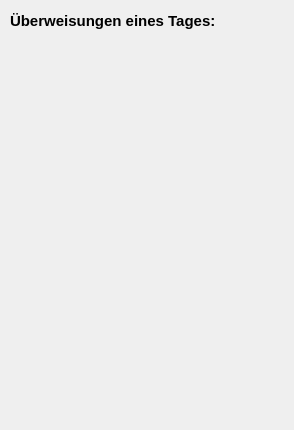
<?xml version="1.0" encoding="UTF-8"?>
<ui version="4.0">
 <class>FMyClearingWidget</class>
 <widget class="QWidget" name="FMyClearingWidget">
  <property name="geometry">
   <rect>
    <x>0</x>
    <y>0</y>
    <width>294</width>
    <height>430</height>
   </rect>
  </property>
  <property name="windowTitle">
   <string>Form</string>
  </property>
  <widget class="QLabel" name="label">
   <property name="geometry">
    <rect>
     <x>10</x>
     <y>10</y>
     <width>261</width>
     <height>21</height>
    </rect>
   </property>
   <property name="font">
    <font>
     <pointsize>11</pointsize>
     <weight>75</weight>
     <bold>true</bold>
    </font>
   </property>
   <property name="text">
    <string>Überweisungen eines Tages:</string>
   </property>
  </widget>
 </widget>
 <resources/>
 <connections/>
</ui>
